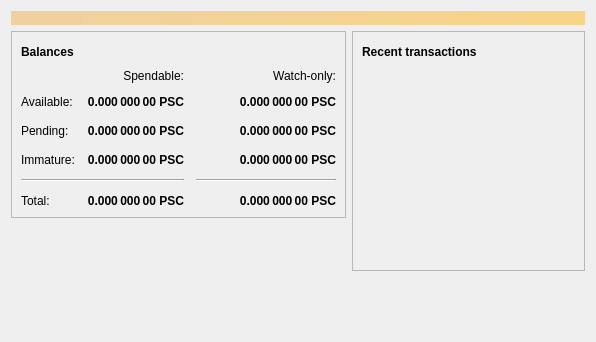
<?xml version="1.0" encoding="UTF-8"?>
<ui version="4.0">
 <class>OverviewPage</class>
 <widget class="QWidget" name="OverviewPage">
  <property name="geometry">
   <rect>
    <x>0</x>
    <y>0</y>
    <width>596</width>
    <height>342</height>
   </rect>
  </property>
  <property name="windowTitle">
   <string>Form</string>
  </property>
  <layout class="QVBoxLayout" name="topLayout">
   <item>
    <widget class="QLabel" name="labelAlerts">
     <property name="visible">
      <bool>false</bool>
     </property>
     <property name="styleSheet">
      <string notr="true">QLabel { background-color: qlineargradient(x1: 0, y1: 0, x2: 1, y2: 0, stop:0 #F0D0A0, stop:1 #F8D488); color:#000000; }</string>
     </property>
     <property name="wordWrap">
      <bool>true</bool>
     </property>
     <property name="margin">
      <number>3</number>
     </property>
     <property name="textInteractionFlags">
      <set>Qt::TextSelectableByMouse</set>
     </property>
    </widget>
   </item>
   <item>
    <layout class="QHBoxLayout" name="horizontalLayout" stretch="1,1">
     <item>
      <layout class="QVBoxLayout" name="verticalLayout_2">
       <item>
        <widget class="QFrame" name="frame">
         <property name="frameShape">
          <enum>QFrame::StyledPanel</enum>
         </property>
         <property name="frameShadow">
          <enum>QFrame::Raised</enum>
         </property>
         <layout class="QVBoxLayout" name="verticalLayout_4">
          <item>
           <layout class="QHBoxLayout" name="horizontalLayout_4">
            <item>
             <widget class="QLabel" name="label_5">
              <property name="font">
               <font>
                <weight>75</weight>
                <bold>true</bold>
               </font>
              </property>
              <property name="text">
               <string>Balances</string>
              </property>
             </widget>
            </item>
            <item>
             <widget class="QPushButton" name="labelWalletStatus">
              <property name="enabled">
               <bool>true</bool>
              </property>
              <property name="maximumSize">
               <size>
                <width>30</width>
                <height>16777215</height>
               </size>
              </property>
              <property name="toolTip">
               <string>The displayed information may be out of date. Your wallet automatically synchronizes with the Pershyancoin network after a connection is established, but this process has not completed yet.</string>
              </property>
              <property name="text">
               <string/>
              </property>
              <property name="icon">
               <iconset resource="../pershyancoin.qrc">
                <normaloff>:/icons/warning</normaloff>
                <disabledoff>:/icons/warning</disabledoff>:/icons/warning</iconset>
              </property>
              <property name="iconSize">
               <size>
                <width>24</width>
                <height>24</height>
               </size>
              </property>
              <property name="flat">
               <bool>true</bool>
              </property>
             </widget>
            </item>
            <item>
             <spacer name="horizontalSpacer_3">
              <property name="orientation">
               <enum>Qt::Horizontal</enum>
              </property>
              <property name="sizeHint" stdset="0">
               <size>
                <width>40</width>
                <height>20</height>
               </size>
              </property>
             </spacer>
            </item>
           </layout>
          </item>
          <item>
           <layout class="QGridLayout" name="gridLayout">
            <property name="spacing">
             <number>12</number>
            </property>
            <item row="2" column="2">
             <widget class="QLabel" name="labelWatchPending">
              <property name="font">
               <font>
                <weight>75</weight>
                <bold>true</bold>
               </font>
              </property>
              <property name="cursor">
               <cursorShape>IBeamCursor</cursorShape>
              </property>
              <property name="toolTip">
               <string>Unconfirmed transactions to watch-only addresses</string>
              </property>
              <property name="text">
               <string notr="true">0.000 000 00 PSC</string>
              </property>
              <property name="alignment">
               <set>Qt::AlignRight|Qt::AlignTrailing|Qt::AlignVCenter</set>
              </property>
              <property name="textInteractionFlags">
               <set>Qt::LinksAccessibleByMouse|Qt::TextSelectableByKeyboard|Qt::TextSelectableByMouse</set>
              </property>
             </widget>
            </item>
            <item row="2" column="1">
             <widget class="QLabel" name="labelUnconfirmed">
              <property name="font">
               <font>
                <weight>75</weight>
                <bold>true</bold>
               </font>
              </property>
              <property name="cursor">
               <cursorShape>IBeamCursor</cursorShape>
              </property>
              <property name="toolTip">
               <string>Total of transactions that have yet to be confirmed, and do not yet count toward the spendable balance</string>
              </property>
              <property name="text">
               <string notr="true">0.000 000 00 PSC</string>
              </property>
              <property name="alignment">
               <set>Qt::AlignRight|Qt::AlignTrailing|Qt::AlignVCenter</set>
              </property>
              <property name="textInteractionFlags">
               <set>Qt::LinksAccessibleByMouse|Qt::TextSelectableByKeyboard|Qt::TextSelectableByMouse</set>
              </property>
             </widget>
            </item>
            <item row="3" column="2">
             <widget class="QLabel" name="labelWatchImmature">
              <property name="font">
               <font>
                <weight>75</weight>
                <bold>true</bold>
               </font>
              </property>
              <property name="cursor">
               <cursorShape>IBeamCursor</cursorShape>
              </property>
              <property name="toolTip">
               <string>Mined balance in watch-only addresses that has not yet matured</string>
              </property>
              <property name="text">
               <string notr="true">0.000 000 00 PSC</string>
              </property>
              <property name="alignment">
               <set>Qt::AlignRight|Qt::AlignTrailing|Qt::AlignVCenter</set>
              </property>
              <property name="textInteractionFlags">
               <set>Qt::LinksAccessibleByMouse|Qt::TextSelectableByKeyboard|Qt::TextSelectableByMouse</set>
              </property>
             </widget>
            </item>
            <item row="4" column="0" colspan="2">
             <widget class="Line" name="line">
              <property name="orientation">
               <enum>Qt::Horizontal</enum>
              </property>
             </widget>
            </item>
            <item row="4" column="2">
             <widget class="Line" name="lineWatchBalance">
              <property name="sizePolicy">
               <sizepolicy hsizetype="Preferred" vsizetype="Fixed">
                <horstretch>0</horstretch>
                <verstretch>0</verstretch>
               </sizepolicy>
              </property>
              <property name="minimumSize">
               <size>
                <width>140</width>
                <height>0</height>
               </size>
              </property>
              <property name="orientation">
               <enum>Qt::Horizontal</enum>
              </property>
             </widget>
            </item>
            <item row="5" column="0">
             <widget class="QLabel" name="labelTotalText">
              <property name="text">
               <string>Total:</string>
              </property>
             </widget>
            </item>
            <item row="3" column="1">
             <widget class="QLabel" name="labelImmature">
              <property name="font">
               <font>
                <weight>75</weight>
                <bold>true</bold>
               </font>
              </property>
              <property name="cursor">
               <cursorShape>IBeamCursor</cursorShape>
              </property>
              <property name="toolTip">
               <string>Mined balance that has not yet matured</string>
              </property>
              <property name="text">
               <string notr="true">0.000 000 00 PSC</string>
              </property>
              <property name="alignment">
               <set>Qt::AlignRight|Qt::AlignTrailing|Qt::AlignVCenter</set>
              </property>
              <property name="textInteractionFlags">
               <set>Qt::LinksAccessibleByMouse|Qt::TextSelectableByKeyboard|Qt::TextSelectableByMouse</set>
              </property>
             </widget>
            </item>
            <item row="2" column="3">
             <spacer name="horizontalSpacer_2">
              <property name="orientation">
               <enum>Qt::Horizontal</enum>
              </property>
              <property name="sizeHint" stdset="0">
               <size>
                <width>40</width>
                <height>20</height>
               </size>
              </property>
             </spacer>
            </item>
            <item row="3" column="0">
             <widget class="QLabel" name="labelImmatureText">
              <property name="text">
               <string>Immature:</string>
              </property>
             </widget>
            </item>
            <item row="5" column="1">
             <widget class="QLabel" name="labelTotal">
              <property name="font">
               <font>
                <weight>75</weight>
                <bold>true</bold>
               </font>
              </property>
              <property name="cursor">
               <cursorShape>IBeamCursor</cursorShape>
              </property>
              <property name="toolTip">
               <string>Your current total balance</string>
              </property>
              <property name="text">
               <string notr="true">0.000 000 00 PSC</string>
              </property>
              <property name="alignment">
               <set>Qt::AlignRight|Qt::AlignTrailing|Qt::AlignVCenter</set>
              </property>
              <property name="textInteractionFlags">
               <set>Qt::LinksAccessibleByMouse|Qt::TextSelectableByKeyboard|Qt::TextSelectableByMouse</set>
              </property>
             </widget>
            </item>
            <item row="5" column="2">
             <widget class="QLabel" name="labelWatchTotal">
              <property name="font">
               <font>
                <weight>75</weight>
                <bold>true</bold>
               </font>
              </property>
              <property name="cursor">
               <cursorShape>IBeamCursor</cursorShape>
              </property>
              <property name="toolTip">
               <string>Current total balance in watch-only addresses</string>
              </property>
              <property name="text">
               <string notr="true">0.000 000 00 PSC</string>
              </property>
              <property name="alignment">
               <set>Qt::AlignRight|Qt::AlignTrailing|Qt::AlignVCenter</set>
              </property>
              <property name="textInteractionFlags">
               <set>Qt::LinksAccessibleByMouse|Qt::TextSelectableByKeyboard|Qt::TextSelectableByMouse</set>
              </property>
             </widget>
            </item>
            <item row="0" column="2">
             <widget class="QLabel" name="labelWatchonly">
              <property name="text">
               <string>Watch-only:</string>
              </property>
              <property name="alignment">
               <set>Qt::AlignRight|Qt::AlignTrailing|Qt::AlignVCenter</set>
              </property>
             </widget>
            </item>
            <item row="1" column="0">
             <widget class="QLabel" name="labelBalanceText">
              <property name="text">
               <string>Available:</string>
              </property>
             </widget>
            </item>
            <item row="1" column="1">
             <widget class="QLabel" name="labelBalance">
              <property name="font">
               <font>
                <weight>75</weight>
                <bold>true</bold>
               </font>
              </property>
              <property name="cursor">
               <cursorShape>IBeamCursor</cursorShape>
              </property>
              <property name="toolTip">
               <string>Your current spendable balance</string>
              </property>
              <property name="text">
               <string notr="true">0.000 000 00 PSC</string>
              </property>
              <property name="alignment">
               <set>Qt::AlignRight|Qt::AlignTrailing|Qt::AlignVCenter</set>
              </property>
              <property name="textInteractionFlags">
               <set>Qt::LinksAccessibleByMouse|Qt::TextSelectableByKeyboard|Qt::TextSelectableByMouse</set>
              </property>
             </widget>
            </item>
            <item row="1" column="2">
             <widget class="QLabel" name="labelWatchAvailable">
              <property name="font">
               <font>
                <weight>75</weight>
                <bold>true</bold>
               </font>
              </property>
              <property name="cursor">
               <cursorShape>IBeamCursor</cursorShape>
              </property>
              <property name="toolTip">
               <string>Your current balance in watch-only addresses</string>
              </property>
              <property name="text">
               <string notr="true">0.000 000 00 PSC</string>
              </property>
              <property name="alignment">
               <set>Qt::AlignRight|Qt::AlignTrailing|Qt::AlignVCenter</set>
              </property>
              <property name="textInteractionFlags">
               <set>Qt::LinksAccessibleByMouse|Qt::TextSelectableByKeyboard|Qt::TextSelectableByMouse</set>
              </property>
             </widget>
            </item>
            <item row="2" column="0">
             <widget class="QLabel" name="labelPendingText">
              <property name="text">
               <string>Pending:</string>
              </property>
             </widget>
            </item>
            <item row="0" column="1">
             <widget class="QLabel" name="labelSpendable">
              <property name="text">
               <string>Spendable:</string>
              </property>
              <property name="alignment">
               <set>Qt::AlignRight|Qt::AlignTrailing|Qt::AlignVCenter</set>
              </property>
             </widget>
            </item>
           </layout>
          </item>
         </layout>
        </widget>
       </item>
       <item>
        <spacer name="verticalSpacer">
         <property name="orientation">
          <enum>Qt::Vertical</enum>
         </property>
         <property name="sizeHint" stdset="0">
          <size>
           <width>20</width>
           <height>40</height>
          </size>
         </property>
        </spacer>
       </item>
      </layout>
     </item>
     <item>
      <layout class="QVBoxLayout" name="verticalLayout_3">
       <item>
        <widget class="QFrame" name="frame_2">
         <property name="frameShape">
          <enum>QFrame::StyledPanel</enum>
         </property>
         <property name="frameShadow">
          <enum>QFrame::Raised</enum>
         </property>
         <layout class="QVBoxLayout" name="verticalLayout">
          <item>
           <layout class="QHBoxLayout" name="horizontalLayout_2">
            <item>
             <widget class="QLabel" name="label_4">
              <property name="font">
               <font>
                <weight>75</weight>
                <bold>true</bold>
               </font>
              </property>
              <property name="text">
               <string>Recent transactions</string>
              </property>
             </widget>
            </item>
            <item>
             <widget class="QPushButton" name="labelTransactionsStatus">
              <property name="enabled">
               <bool>true</bool>
              </property>
              <property name="maximumSize">
               <size>
                <width>30</width>
                <height>16777215</height>
               </size>
              </property>
              <property name="toolTip">
               <string>The displayed information may be out of date. Your wallet automatically synchronizes with the Pershyancoin network after a connection is established, but this process has not completed yet.</string>
              </property>
              <property name="text">
               <string/>
              </property>
              <property name="icon">
               <iconset resource="../pershyancoin.qrc">
                <normaloff>:/icons/warning</normaloff>
                <disabledoff>:/icons/warning</disabledoff>:/icons/warning</iconset>
              </property>
              <property name="iconSize">
               <size>
                <width>24</width>
                <height>24</height>
               </size>
              </property>
              <property name="flat">
               <bool>true</bool>
              </property>
             </widget>
            </item>
            <item>
             <spacer name="horizontalSpacer">
              <property name="orientation">
               <enum>Qt::Horizontal</enum>
              </property>
              <property name="sizeHint" stdset="0">
               <size>
                <width>40</width>
                <height>20</height>
               </size>
              </property>
             </spacer>
            </item>
           </layout>
          </item>
          <item>
           <widget class="QListView" name="listTransactions">
            <property name="styleSheet">
             <string notr="true">QListView { background: transparent; }</string>
            </property>
            <property name="frameShape">
             <enum>QFrame::NoFrame</enum>
            </property>
            <property name="verticalScrollBarPolicy">
             <enum>Qt::ScrollBarAlwaysOff</enum>
            </property>
            <property name="horizontalScrollBarPolicy">
             <enum>Qt::ScrollBarAlwaysOff</enum>
            </property>
            <property name="selectionMode">
             <enum>QAbstractItemView::NoSelection</enum>
            </property>
           </widget>
          </item>
         </layout>
        </widget>
       </item>
       <item>
        <spacer name="verticalSpacer_2">
         <property name="orientation">
          <enum>Qt::Vertical</enum>
         </property>
         <property name="sizeHint" stdset="0">
          <size>
           <width>20</width>
           <height>40</height>
          </size>
         </property>
        </spacer>
       </item>
      </layout>
     </item>
    </layout>
   </item>
  </layout>
 </widget>
 <resources/>
 <connections/>
</ui>
